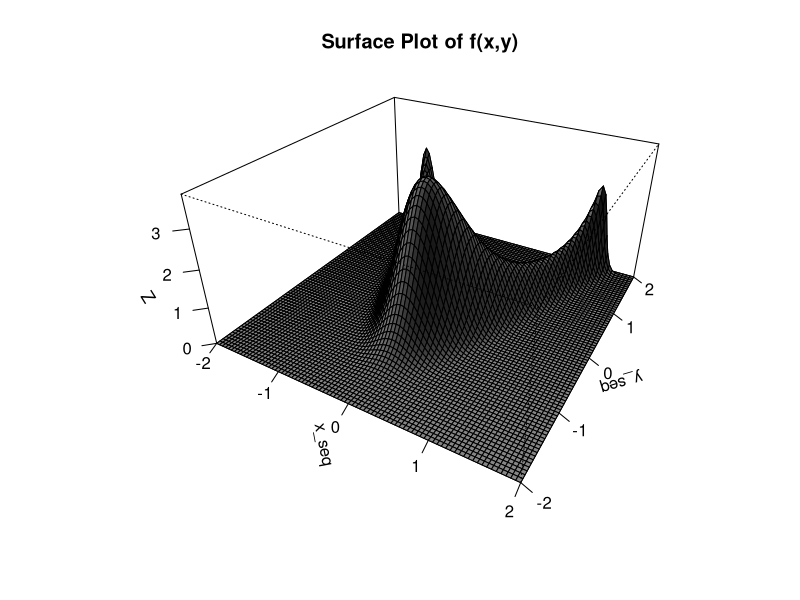
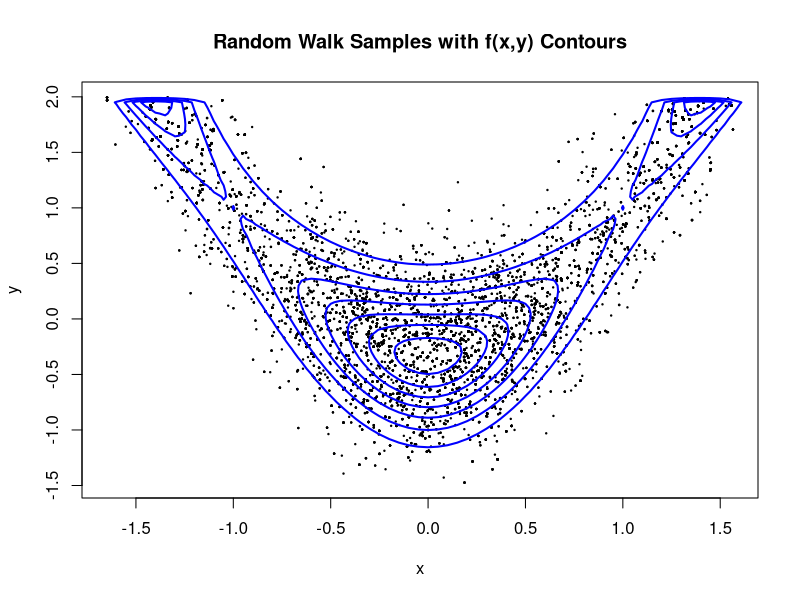

The R source for these figures, in order:
# Clear the workspace
rm(list = ls())

# ---------------------------------------
# Define the target density functions
# ---------------------------------------

# A scalar version (used in the MCMC sampling loop)
f_scalar = function(x, y) {
  if (y < 2) {
    return(exp(-4 * (y - x^2)^2 + (y - 1)^2))
  } else {
    return(0)
  }
}

# A vectorized version (used for evaluating the grid for plotting)
f_vec = function(x, y) {
  exp(-4 * (y - x^2)^2 + (y - 1)^2) * (y < 2)
}

# ---------------------------------------
# Part 1: Surface Plot (similar to surfl)
# ---------------------------------------

# Create a grid of x and y values
x_seq = seq(-2, 2, by = 0.05)
y_seq = seq(-2, 2, by = 0.05)

# Compute Z over the grid using the vectorized function
Z = outer(x_seq, y_seq, f_vec)

# Plot a 3D surface using base R's persp.
persp(x_seq, y_seq, Z,
      theta    = 30,       # rotation angle in the x-y plane
      phi      = 30,       # elevation angle
      expand   = 0.5,      # scaling factor for z values
      col      = "gray",   # similar to MATLAB's colormap gray
      shade    = 0.5,      # adds some shading
      ticktype = "detailed",
      main     = "Surface Plot of f(x,y)")

# ---------------------------------------
# Part 2: Random Walk Metropolis Sampling
# ---------------------------------------

N = 10000                          # sample size
xx = matrix(0, nrow = N, ncol = 2)   # initialize matrix with zeros
x = c(0, -1)                       # initial point
xx[1, ] = x

set.seed(123)  # for reproducible results

# Loop to generate MCMC samples using a Random Walk Metropolis algorithm
for (i in 2:N) {
  z = rnorm(2)                 # Draw a standard Gaussian noise vector of length 2
  y = x + z                    # Propose a new state: y = x + z
  fx = f_scalar(x[1], x[2])      # density at current state
  fy = f_scalar(y[1], y[2])      # density at proposed state
  
  # Compute acceptance probability.
  if (fx == 0) {
    alpha = 1
  } else {
    alpha = min(fy / fx, 1)
  }
  
  # Accept the proposal with probability alpha
  if (runif(1) < alpha) {
    x = y
  }
  
  # Store the current (or updated) state
  xx[i, ] = x
}

# ---------------------------------------
# Part 3: Plot the Sampling Results
# ---------------------------------------

# Plot the sample points from the random walk
plot(xx[, 1], xx[, 2],
     pch   = 20,
     col   = "black",
     cex   = 0.3,
     xlab  = "x",
     ylab  = "y",
     main  = "Random Walk Samples with f(x,y) Contours")

# Overlay contour lines of the target density for visual reference
contour(x_seq, y_seq, Z,
        add        = TRUE,
        drawlabels = FALSE,
        col        = "blue",
        lwd        = 2)
